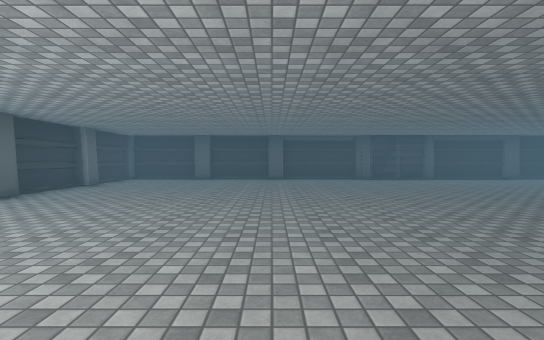
View 1 (above)

12 first-person views from a walk through a Unity game level. The camera is 1.3 m above the floor, tilts 2° down and sees 85° across. The floor is counted in squares, 2 m on a side. Each view is taken from the middle of a square. On the plan, view 1 faces up. The plan holds only what a view shows up to about 9 squares ahead; the rest is blank. The place goes on beyond the plan. The player character is not drawn. Door leaves are left out, so doorways stand open. Some surface patterns are stand-ins.

View 2
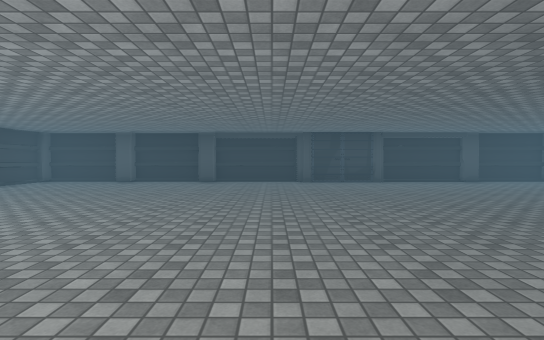

View 3
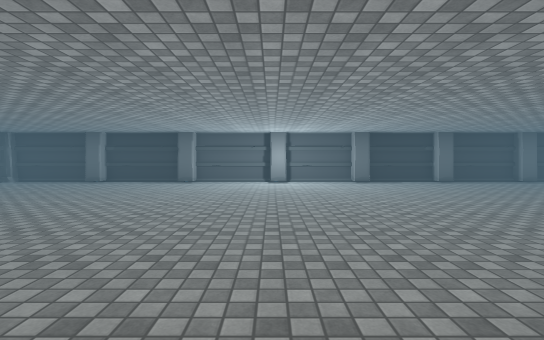

View 4
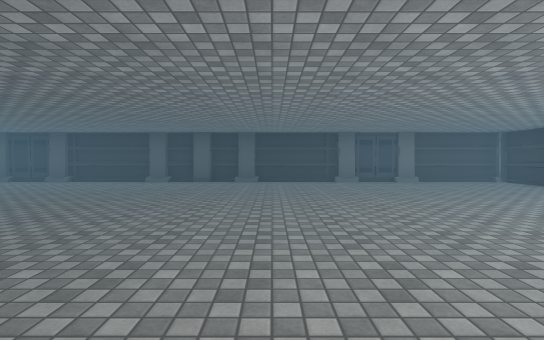

View 5
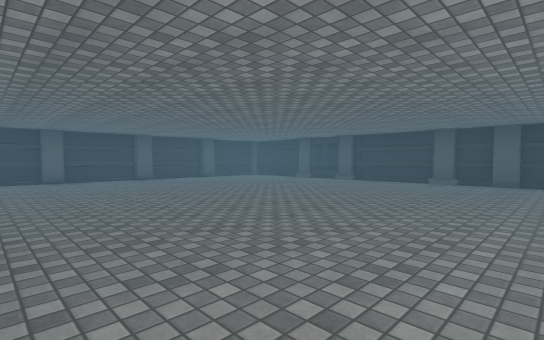

View 6
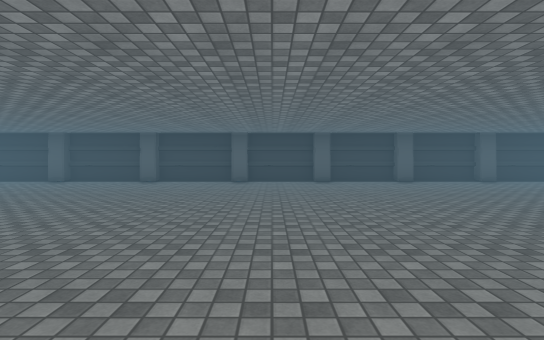

View 7
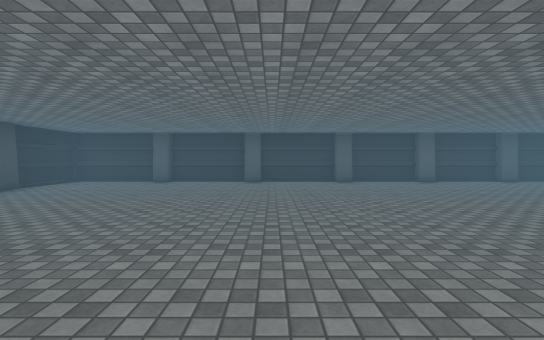

View 8
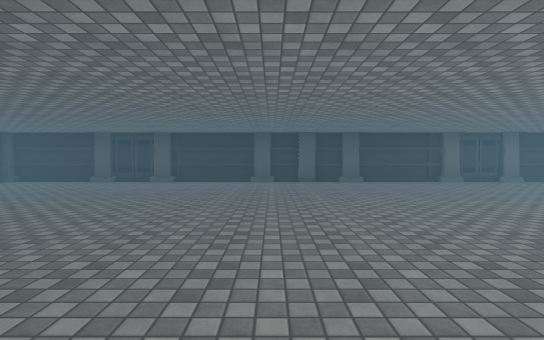

View 9
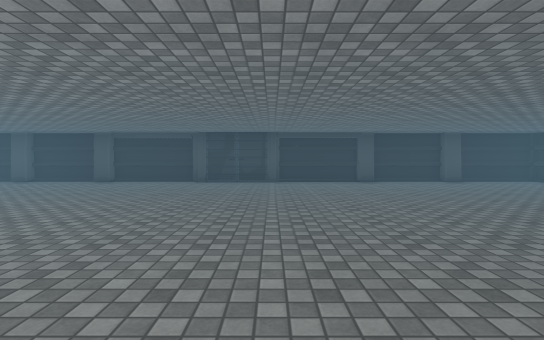

View 10
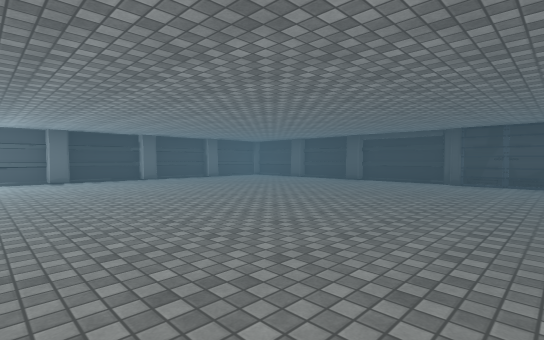

View 11
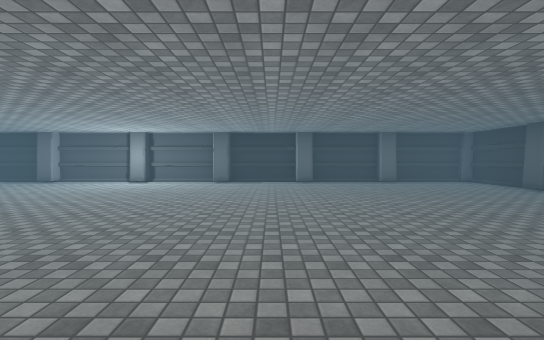

View 12
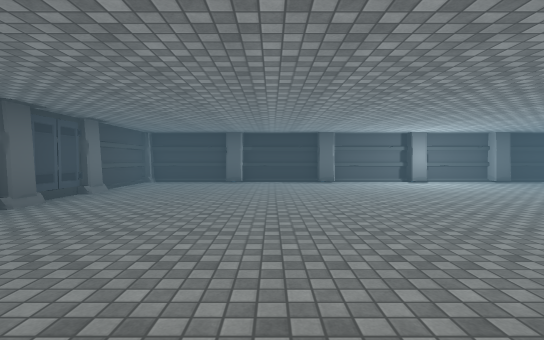

### Floor plan
Points are (right, up) in squares from view 1. A wall is a line through its corners. A room is listed if a view was taken in it or the views show most of it. See-through windows are left out.
Room 1 (views 1, 2, 3, 4, 5, 6, 7, 8, 9, 10, 11, 12)
walls: (5.2, 9.4) (2.6, 9.4); (5.5, -7.7) (12.5, -7.7); (3.1, 9.8) (-4.5, 9.8); (7.5, 9.8) (5.1, 9.8); (-4.7, 9.5) (-4.7, -7.7) (2.5, -7.7); (12.8, -7.5) (12.8, 9.8) (8.4, 9.8)
objects: other object (-5, -5); other object (-5, -2); other object (-5, 0); other object (-5, 3); other object (-5, 5); other object (-5, 7); other object (-2, -8); other object (-2, 10); other object (0, -8); other object (0, 10); other object (3, -8); other object (4, -8); other object (5, -8); other object (8, -8); other object (8, 10); other object (10, -8); other object (10, 10); other object (13, -5); other object (13, -3); other object (13, 0); other object (13, 2); other object (13, 5); other object (13, 7)

Positions as (right, up) in squares from view 1, and headings:
1: (0, 0), facing up
2: (2, 1), facing up
3: (4, 0), facing left
4: (2, 1), facing down
5: (3, 1), facing down-right
6: (4, 1), facing right
7: (4, 4), facing right
8: (5, 1), facing down
9: (5, 1), facing up
10: (5, 1), facing up-left
11: (4, 4), facing left
12: (4, -4), facing left
